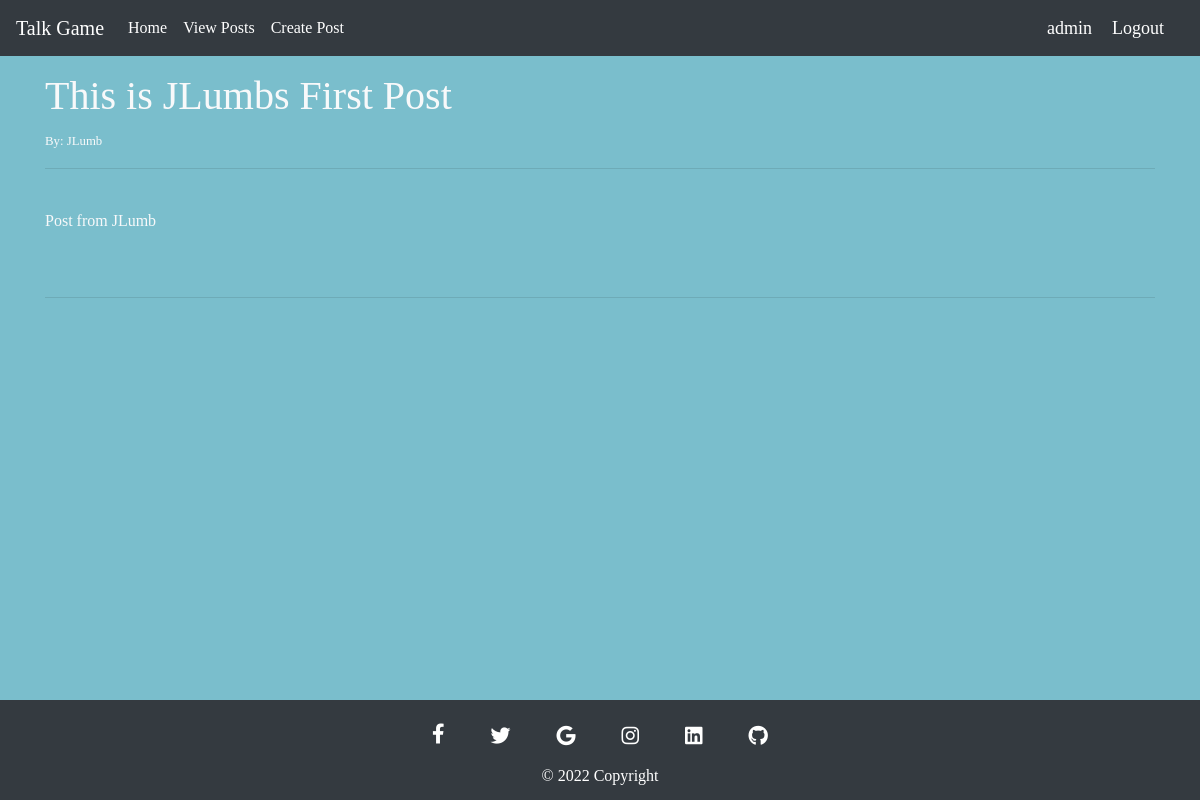
/post_view/3 (signed in), run on the app's committed database.
### forum/models.py (models this page shows, shortened)
class Post(models.Model):
    title = models.CharField(max_length=100, unique=True)
    slug = AutoSlugField(populate_from=['title'])
    author = models.ForeignKey(
        User, on_delete=models.CASCADE, related_name='author_posts')
    content = models.TextField()
    created_on = models.DateTimeField(auto_now_add=True)
    genre = models.ForeignKey(Genre, on_delete=models.CASCADE)
    class Meta:
        ordering = ["-created_on"]

### forum/views.py (the view)
# urls.py: path('post_view/<int:pk>', postView.as_view(), name='post_view'),
class postView(DetailView):
    model = Post
    template_name = 'post_view.html'

### templates/post_view.html (shortened to what this page needs)
{% extends 'base.html' %}
{% block content %}
<h1>{{ post.title }}</h1>
<small>By: {{ post.author }}</small>
<hr/>
<br>
{{ post.content }}
<br>
<br>
<br>
<hr/>
{% endblock %}

### templates/base.html (shortened to what this page needs)
{% load static %}
<!DOCTYPE html>
<html lang="en">
<head>
    <link rel="stylesheet" href="https://cdn.jsdelivr.net/npm/bootstrap@4.3.1/dist/css/bootstrap.min.css"
>
    <link rel="stylesheet" href="https://cdnjs.cloudflare.com/ajax/libs/font-awesome/6.1.1/css/all.min.css"
 />
    <link rel="stylesheet" href="/static/css/style.css">
</head>
<body class='text-light d-flex flex-column min-vh-100'>
    <header class="site-header">
        <nav class="navbar navbar-expand-md text-white navbar-dark bg-dark">
            <a class="navbar-brand text-white" href="{% url 'home' %}">Talk Game</a>
            <div class="collapse navbar-collapse" id="navbarNav">
                <ul class="navbar-nav md-auto">
                    <li class="nav-item active">
                        <a class="nav-link text-white" href="{% url 'home' %}">Home</a>
                    </li>
                    <li class="nav-item">
                        <a class="nav-link text-white" href="{% url 'post_list' %}">View Posts</a>
                    </li>
                    {% if request.user.is_authenticated %}
                    <li class="nav-item">
                        <a class="nav-link text-white" href="{% url 'add_post' %}">Create Post</a>
                    </li>
                    {% endif %}
                </ul>
            </div>
            {% if request.user.is_authenticated %}
            <span class="hello-msg text-white">{{request.user}}</span>
            <span><a class="hello-msg" href="{% url 'logout' %}">Logout</a></span>
            {% else %}
            <span><a class="nav-link text-light text-center" href="{% url 'login' %}">Login/Register</a>
            </span>
            {% endif %}
        </nav>
    </header>
    <div role="main" class="container pt-2 my-2">
        {% block content %}{% endblock %}
    </div>
    <footer class=" fixed-bottom text-center text-white bg-dark pb-10px" style="height:100px;">
        <div class="container pt-2">
            <section class="">
                <a class="btn btn-link btn-floating btn-lg text-white m-1 mt-auto" href="https://facebook.com"
                    target="_blank" role="button" data-mdb-ripple-color="dark"><i class="fab fa-facebook-f"></i></a>
                <a class="btn btn-link btn-floating btn-lg text-white m-1" href="https://twitter.com" target="_blank"
                    role="button" data-mdb-ripple-color="dark"><i class="fab fa-twitter"></i></a>
                <a class="btn btn-link btn-floating btn-lg text-white m-1" href="https://google.com" target="_blank"
                    role="button" data-mdb-ripple-color="dark"><i class="fab fa-google"></i></a>
                <a class="btn btn-link btn-floating btn-lg text-white m-1" href="https://instagram.com" target="_blank"
                    role="button" data-mdb-ripple-color="dark"><i class="fab fa-instagram"></i></a>
                <a class="btn btn-link btn-floating btn-lg text-white m-1" href="https://linkedin.com" target="_blank"
                    role="button" data-mdb-ripple-color="dark"><i class="fab fa-linkedin"></i></a>
                <a class="btn btn-link btn-floating btn-lg text-white m-1" href="https://github.com" target="_blank"
                    role="button" data-mdb-ripple-color="dark"><i class="fab fa-github"></i></a>
            </section>
        </div>
        <div class="text-center text-white bg-dark">
            © 2022 Copyright
        </div>
    </footer>
</body>
</html>

### static/css/style.css (style rules this page uses)
* { font-family: Georgia, serif; }
body { margin: 0; padding: 0; height: 100%; background: #7abecc; }
.hello-msg { font-size: 18px; color: #fff; margin-right: 20px; }

### data on the page
Post: title "This is JLumbs First Post", author "JLumb", content "Post from JLumb"

### other printed values
{{ request.user }} "admin"
